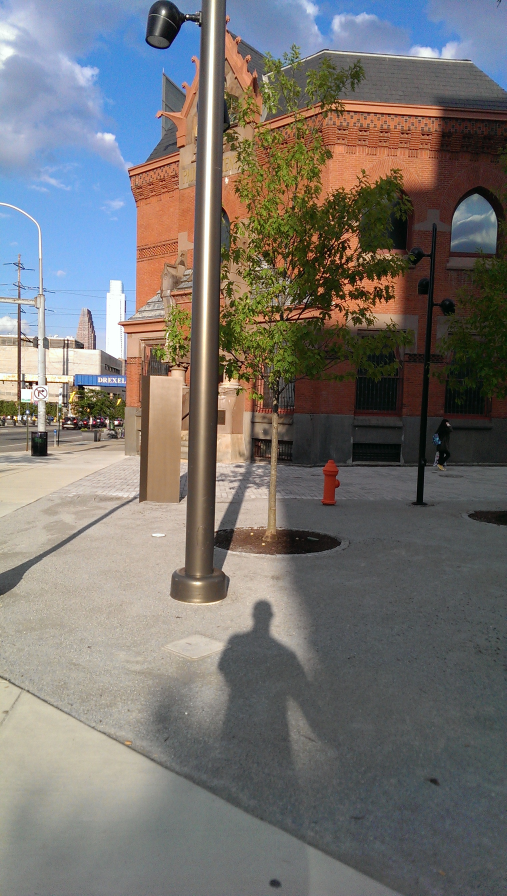
%> input picture SPcup_2018-master/(HTC-1-M7)1.jpg, 1520 x 2688 px (shown at 1/3 size)
$ octave demosaic.m   (GNU Octave 9; MATLAB toolbox functions it lacks are replaced by stand-ins)
%> lines starting %> are read from the running program, lines starting %| are printed output that depends on the picture
close all; clear all; clc;
c = 0;
im = imread('(HTC-1-M7)1.jpg');
%> im is the input picture: size 2688x1520x3 uint8; mean R, G, B 118.2, 115, 112
tic
 img = gpuArray(im(:,:,2));
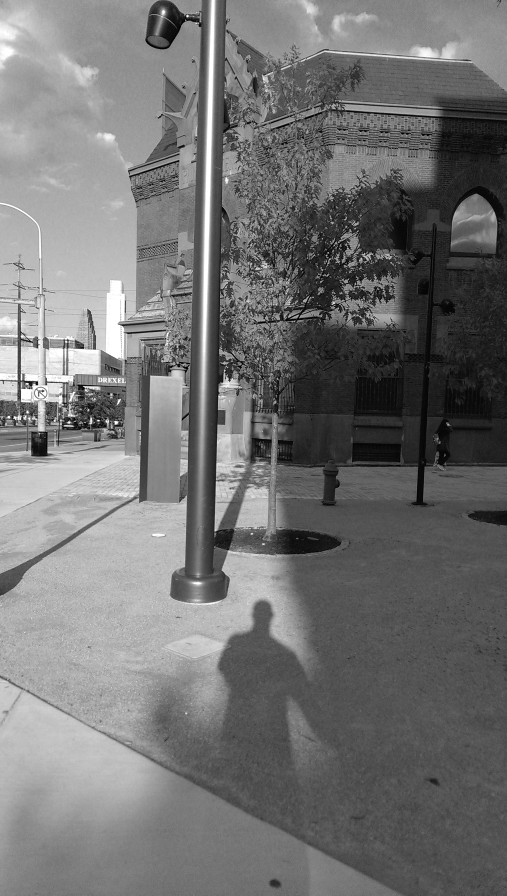
%> img: size 2688x1520 uint8 (shown at 1/3 size); min 0, max 255, mean 115
    for j =2: size(im,2) -1
        A(:,j) = 2*img(:, j) -img(:,j+1) + img(:, j-1);

    end
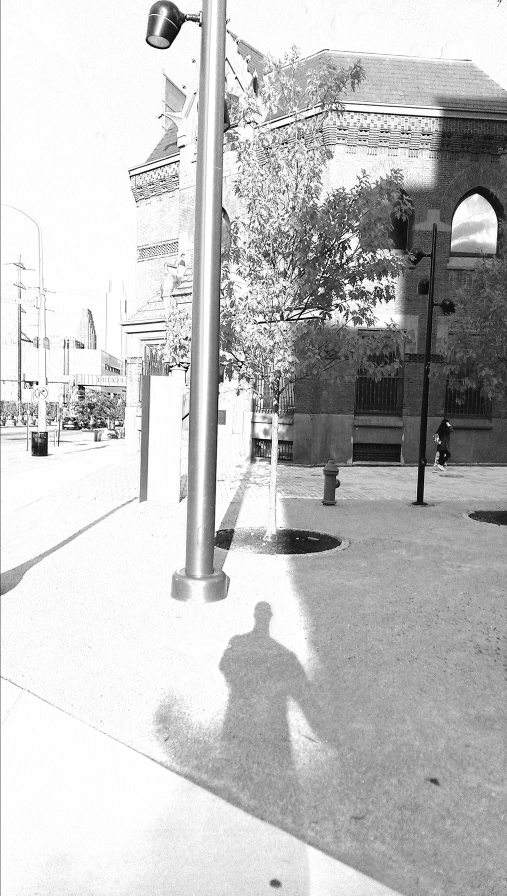
%> A: size 2688x1519 uint8 (shown at 1/3 size); min 0, max 255, mean 193
B = gather(A);
toc
mono_mean = mean(gather(B));
%> mono_mean = 1519 values, max 251.4 at index 173, min 0 at index 1, mean 193
mono_fft = fft(mono_mean);
mono_abs = abs(fft(mono_mean));
%> mono_abs = 1519 values, max 293136.2 at index 1, min 81.7 at index 184, mean 592.2
n = 3000;
m = abs(mono_fft);
%> m has the same summary as mono_abs
p = unwrap(angle(mono_fft));
%> p = 1519 values, max 0 at index 1, min -5.58 at index 1498, mean -3.14
f = (0:length(mono_fft)-1)*100/length(mono_fft);
%> f = 1519 values from 0 to 99.93
subplot(3,1,1)
plot(f,m);
subplot(3,1,2);
plot(f,p*180/pi);
 subplot(3,1,3);
 plot(m);
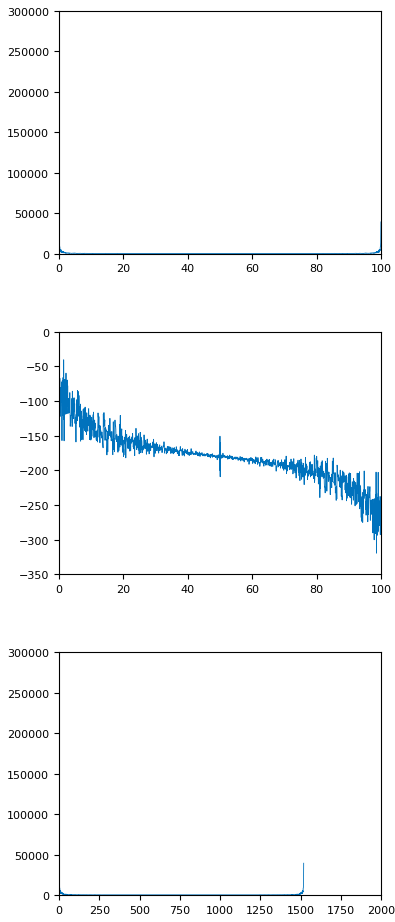
%> figure redrawn from the program's plot data, 3 panels; panel 1: curve peaks at x = 0, y = 293136.2; panel 2: curve peaks at x = 0, y = 0
 %B = arrayfun(gpusecondorder,img);

$ run again, with SPcup_2018-master/template.jpg copied over SPcup_2018-master/(HTC-1-M7)1.jpg
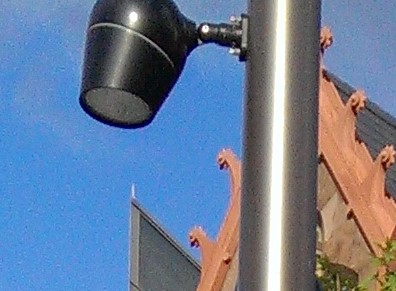
%> input picture SPcup_2018-master/template.jpg, 396 x 291 px
%> im is the input picture: size 291x396x3 uint8; mean R, G, B 106.3, 124.7, 152.2
%> after the loop `for j =2: size(im,2) -1`:
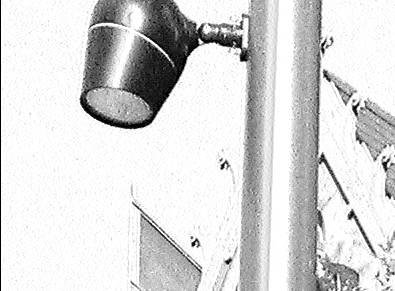
%> A: size 291x395 uint8; min 0, max 255, mean 217.1
%> mono_mean = 395 values, max 255 at index 285, min 0 at index 1, mean 217.1
%> mono_abs = 395 values, max 85743.3 at index 1, min 77.46 at index 28, mean 596.3
%> m has the same summary as mono_abs
%> p = 395 values, max 41.19 at index 391, min -9.77 at index 6, mean 15.67
%> `plot(m);`:
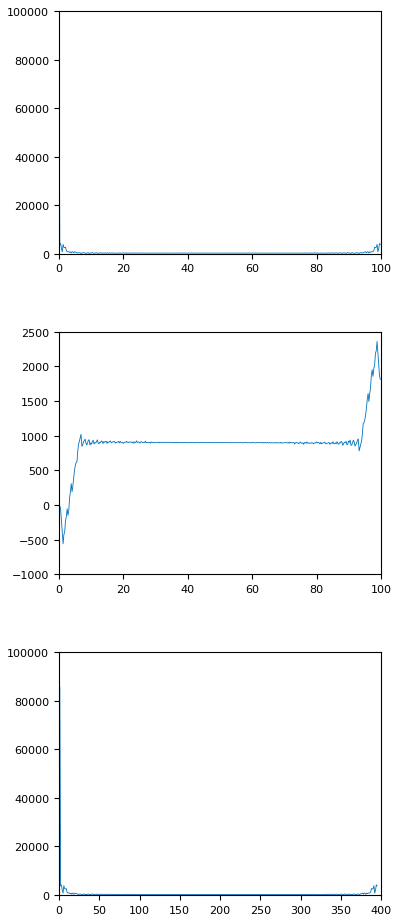
%> figure redrawn from the program's plot data, 3 panels; panel 1: curve peaks at x = 0, y = 85743.3; panel 2: curve peaks at x = 98.73, y = 2359.8; panel 3: curve peaks at x = 1, y = 85743.3
